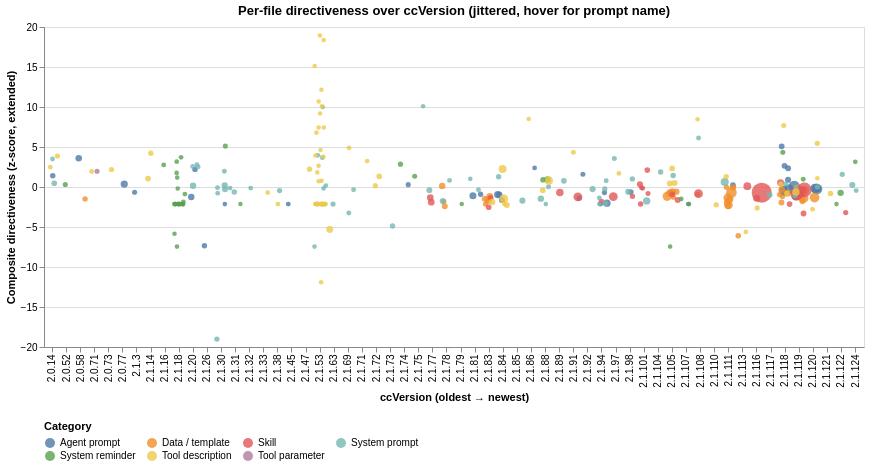

The notebook cell saved with this chart:
### Markdown cell above
### ccVersion timeline

Each prompt's `ccVersion` (from the HTML-comment frontmatter) records the Claude Code
release the prompt was last touched in. The chart below puts every file at its
`ccVersion` on the x-axis and a directiveness signal on the y-axis. Hover any point for
the prompt's full `name`, `description`, and version. Brush horizontally to focus on a
release window; click a category in the legend to highlight just that category.

### Code cell
"""ccVersion timeline — per-file directiveness scatter, hover for prompt name.

Directiveness composite uses the extended formula from `prompt_analysis.directiveness`
(mood markers + hard prohibitions + CAPS imperatives + directive_sent_pct +
configuring_sent_pct − collaborative_sent_pct − permissive_sent_pct − appreciative_sent_pct).
"""

# Sort ccVersion values numerically (treating "2.1.53" as a tuple)
version_order = (
    alt_df[alt_df["ccVersion"] != ""]
    .drop_duplicates("ccVersion")
    .sort_values("ccVersion_sort")
    ["ccVersion"]
    .tolist()
)

cat_color = alt.Color("category:N",
                       scale=alt.Scale(domain=_cat_domain, range=_cat_range),
                       legend=alt.Legend(title="Category", orient="bottom", columns=4))
legend_sel = alt.selection_point(fields=["category"], bind="legend")

df_with_ver = alt_df[alt_df["ccVersion"] != ""].copy()

timeline = (
    alt.Chart(df_with_ver)
    .mark_circle(opacity=0.65)
    .encode(
        x=alt.X("ccVersion:N", sort=version_order, title="ccVersion (oldest → newest)",
                axis=alt.Axis(labelAngle=-90, labelLimit=80, labelOverlap=False)),
        y=alt.Y("directiveness:Q", title="Composite directiveness (z-score, extended)"),
        size=alt.Size("n_tokens:Q", scale=alt.Scale(range=[20, 400]), legend=None),
        color=cat_color,
        opacity=alt.condition(legend_sel, alt.value(0.8), alt.value(0.07)),
        xOffset="jitter:Q",
        tooltip=[
            alt.Tooltip("name:N",        title="Name"),
            alt.Tooltip("description:N", title="Description"),
            alt.Tooltip("ccVersion:N"),
            alt.Tooltip("category:N"),
            alt.Tooltip("n_tokens:Q",    format=","),
            alt.Tooltip("directiveness:Q", format=".2f"),
            alt.Tooltip("path:N"),
        ],
    )
    .transform_calculate(jitter="random()-0.5")
    .add_params(legend_sel)
    .properties(width=820, height=320,
                title="Per-file directiveness over ccVersion (jittered, hover for prompt name)")
)

timeline

### Figure 1 — Vega-Lite specification as saved in the notebook (floating-point values rounded to 4 significant figures; data arrays with more than 128 entries replaced by an {"elided": "..."} marker saying what was removed)
{"config": {"view": {"continuousWidth": 300, "continuousHeight": 300}}, "data": {"name": "data-e0cddd902af5c0cab3db088008ddfb97"}, "mark": {"type": "circle", "opacity": 0.65}, "encoding": {"color": {"field": "category", "legend": {"columns": 4, "orient": "bottom", "title": "Category"}, "scale": {"domain": ["Agent prompt", "Data / template", "Skill", "System prompt", "System reminder", "Tool description", "Tool parameter"], "range": ["#4e79a7", "#f28e2c", "#e15759", "#76b7b2", "#59a14f", "#edc949", "#af7aa1"]}, "type": "nominal"}, "opacity": {"condition": {"param": "param_c7deca0050eaaefc", "value": 0.8}, "value": 0.07}, "size": {"field": "n_tokens", "legend": null, "scale": {"range": [20, 400]}, "type": "quantitative"}, "tooltip": [{"field": "name", "title": "Name", "type": "nominal"}, {"field": "description", "title": "Description", "type": "nominal"}, {"field": "ccVersion", "type": "nominal"}, {"field": "category", "type": "nominal"}, {"field": "n_tokens", "format": ",", "type": "quantitative"}, {"field": "directiveness", "format": ".2f", "type": "quantitative"}, {"field": "path", "type": "nominal"}], "x": {"axis": {"labelAngle": -90, "labelLimit": 80, "labelOverlap": false}, "field": "ccVersion", "sort": ["2.0.14", "2.0.52", "2.0.58", "2.0.71", "2.0.73", "2.0.77", "2.1.3", "2.1.14", "2.1.16", "2.1.18", "2.1.20", "2.1.26", "2.1.30", "2.1.31", "2.1.32", "2.1.33", "2.1.38", "2.1.45", "2.1.47", "2.1.53", "2.1.63", "2.1.69", "2.1.71", "2.1.72", "2.1.73", "2.1.74", "2.1.75", "2.1.77", "2.1.78", "2.1.79", "2.1.81", "2.1.83", "2.1.84", "2.1.85", "2.1.86", "2.1.88", "2.1.89", "2.1.91", "2.1.92", "2.1.94", "2.1.97", "2.1.98", "2.1.101", "2.1.104", "2.1.105", "2.1.107", "2.1.108", "2.1.110", "2.1.111", "2.1.113", "2.1.116", "2.1.117", "2.1.118", "2.1.119", "2.1.120", "2.1.121", "2.1.122", "2.1.124"], "title": "ccVersion (oldest → newest)", "type": "nominal"}, "xOffset": {"field": "jitter", "type": "quantitative"}, "y": {"field": "directiveness", "title": "Composite directiveness (z-score, extended)", "type": "quantitative"}}, "height": 320, "params": [{"name": "param_c7deca0050eaaefc", "select": {"type": "point", "fields": ["category"]}, "bind": "legend"}], "title": "Per-file directiveness over ccVersion (jittered, hover for prompt name)", "transform": [{"calculate": "random()-0.5", "as": "jitter"}], "width": 820, "$schema": "https://vega.github.io/schema/vega-lite/v6.4.1.json", "datasets": {"data-e0cddd902af5c0cab3db088008ddfb97": {"elided": "288 records"}}}
